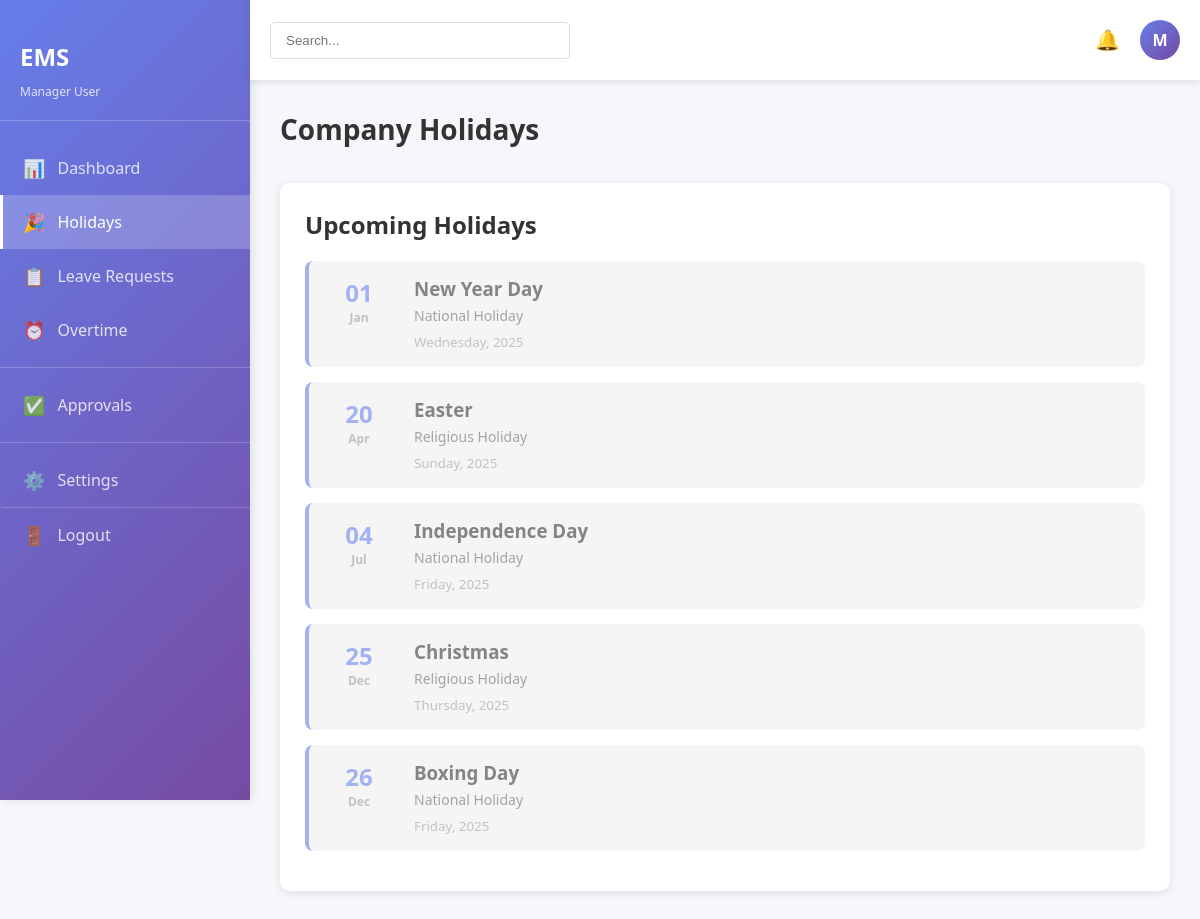
/holidays.php (signed in), run on the app's committed database.
### tables this page shows
CREATE TABLE users (
    id INT PRIMARY KEY AUTO_INCREMENT,
    name VARCHAR(100) NOT NULL,
    email VARCHAR(100) UNIQUE NOT NULL,
    password VARCHAR(255) NOT NULL,
    role ENUM('employee', 'manager', 'admin') DEFAULT 'employee',
    department VARCHAR(100),
    position VARCHAR(100),
    holiday_balance INT DEFAULT 30,
    leave_balance INT DEFAULT 20,
    overtime_hours DECIMAL(8, 2) DEFAULT 0,
    total_leave_days INT DEFAULT 0,
    created_at TIMESTAMP DEFAULT CURRENT_TIMESTAMP,
    updated_at TIMESTAMP DEFAULT CURRENT_TIMESTAMP ON UPDATE CURRENT_TIMESTAMP
);

CREATE TABLE holidays (
    id INT PRIMARY KEY AUTO_INCREMENT,
    name VARCHAR(150) NOT NULL,
    date DATE NOT NULL UNIQUE,
    description TEXT,
    created_at TIMESTAMP DEFAULT CURRENT_TIMESTAMP
);

### holidays.php (the view, shortened to what this page needs)
<?php
include 'config.php';
$stmt = $conn->prepare("SELECT * FROM holidays ORDER BY date ASC");
$stmt->execute();
$holidays = $stmt->get_result();
?>
<!DOCTYPE html>
<html lang="en">
<head>
    <link rel="stylesheet" href="styles.css">
</head>
<body>
    <div class="container">
        <?php include 'sidebar.php'; ?>
        <main class="main-content">
            <?php include 'topbar.php'; ?>
            <div class="content">
                <div class="page-header">
                    <h1>Company Holidays</h1>
                </div>
                <div class="holidays-container">
                    <div class="holidays-list">
                        <h2>Upcoming Holidays</h2>
                        <?php
                        if ($holidays->num_rows > 0) {
                            while ($holiday = $holidays->fetch_assoc()) {
                                $date = new DateTime($holiday['date']);
                                $is_today = $date->format('Y-m-d') === date('Y-m-d');
                                $is_past = $date < new DateTime();
                                $class = '';
                                if ($is_today) $class = 'holiday-today';
                                elseif ($is_past) $class = 'holiday-past';
                                echo "<div class='holiday-card {$class}'>
                                    <div class='holiday-date'>
                                        <div class='day'>" . $date->format('d') . "</div>
                                        <div class='month'>" . $date->format('M') . "</div>
                                    </div>
                                    <div class='holiday-info'>
                                        <h3>" . htmlspecialchars($holiday['name']) . "</h3>
                                        <p>" . htmlspecialchars($holiday['description']) . "</p>
                                        <small>" . $date->format('l, Y') . "</small>
                                    </div>
                                </div>";
                            }
                        } else {
                            echo "<p class='no-data'>No holidays scheduled</p>";
                        }
                        ?>
                    </div>
                </div>
            </div>
        </main>
    </div>
</body>
</html>

### sidebar.php (shortened to what this page needs)
<?php
$current_page = basename($_SERVER['PHP_SELF']);
$role = $_SESSION['role'] ?? 'employee';
$user_id = $_SESSION['user_id'];
$stmt = $conn->prepare("SELECT name FROM users WHERE id = ?");
$stmt->bind_param("i", $user_id);
$stmt->execute();
$user = $stmt->get_result()->fetch_assoc();
?>
<aside class="sidebar">
    <div class="sidebar-header">
        <h2>EMS</h2>
        <p class="user-name"><?php echo htmlspecialchars($user['name'] ?? 'User'); ?></p>
    </div>
    <nav class="nav-menu">
        <a href="index.php" class="nav-link <?php echo $current_page === 'index.php' ? 'active' : ''; ?>">
            <span class="icon">📊</span>
            <span>Dashboard</span>
        </a>
        <a href="holidays.php" class="nav-link <?php echo $current_page === 'holidays.php' ? 'active' : ''; ?>">
            <span class="icon">🎉</span>
            <span>Holidays</span>
        </a>
        <a href="leave.php" class="nav-link <?php echo $current_page === 'leave.php' ? 'active' : ''; ?>">
            <span class="icon">📋</span>
            <span>Leave Requests</span>
        </a>
        <a href="overtime.php" class="nav-link <?php echo $current_page === 'overtime.php' ? 'active' : ''; ?>">
            <span class="icon">⏰</span>
            <span>Overtime</span>
        </a>
        <?php if ($role === 'admin' || $role === 'manager'): ?>
            <hr>
            <a href="approvals.php" class="nav-link <?php echo $current_page === 'approvals.php' ? 'active' : ''; ?>">
                <span class="icon">✅</span>
                <span>Approvals</span>
            </a>
        <?php endif; ?>
        <hr>
        <a href="profile.php" class="nav-link <?php echo $current_page === 'profile.php' ? 'active' : ''; ?>">
            <span class="icon">⚙️</span>
            <span>Settings</span>
        </a>
        <a href="logout.php" class="nav-link logout">
            <span class="icon">🚪</span>
            <span>Logout</span>
        </a>
    </nav>
</aside>

### topbar.php
<header class="top-bar">
    <div class="search-bar">
        <input type="text" placeholder="Search...">
    </div>
    <div class="top-bar-actions">
        <button class="notification-btn">🔔</button>
        <div class="user-avatar">
            <span><?php echo isset($user['name']) ? substr($user['name'], 0, 1) : '?'; ?></span>
        </div>
    </div>
</header>

### styles.css (style rules this page uses)
* { margin: 0; padding: 0; box-sizing: border-box; }
body { font-family: 'Segoe UI', Tahoma, Geneva, Verdana, sans-serif; background-color: #f5f7fa; color: #333; }
.container { display: flex; min-height: 100vh; }
.sidebar { width: 250px; background: linear-gradient(135deg, #667eea 0%, #764ba2 100%); color: white; padding: 20px 0; position: fixed; height: 100vh; overflow-y: auto; box-shadow: 2px 0 10px rgba(0, 0, 0, 0.1); }
.sidebar-header { padding: 20px; border-bottom: 1px solid rgba(255, 255, 255, 0.2); margin-bottom: 20px; }
.sidebar-header h2 { font-size: 24px; margin-bottom: 10px; }
.user-name { font-size: 12px; opacity: 0.8; }
.nav-menu { padding: 0; list-style: none; }
.nav-link { display: flex; align-items: center; padding: 15px 20px; color: rgba(255, 255, 255, 0.8); text-decoration: none; transition: all 0.3s; position: relative; border-left: 3px solid transparent; }
.nav-link.active { background: rgba(255, 255, 255, 0.2); color: white; border-left-color: white; }
.nav-link .icon { margin-right: 12px; font-size: 18px; }
.sidebar hr { border: none; border-top: 1px solid rgba(255, 255, 255, 0.2); margin: 10px 0; }
.nav-link.logout { margin-top: auto; border-top: 1px solid rgba(255, 255, 255, 0.2); }
.main-content { margin-left: 250px; flex: 1; display: flex; flex-direction: column; }
.top-bar { background: white; padding: 20px; display: flex; justify-content: space-between; align-items: center; box-shadow: 0 2px 8px rgba(0, 0, 0, 0.1); position: sticky; top: 0; z-index: 100; }
.search-bar input { padding: 10px 15px; border: 1px solid #ddd; border-radius: 5px; width: 300px; transition: border-color 0.3s; }
.top-bar-actions { display: flex; align-items: center; gap: 20px; }
.notification-btn { background: none; border: none; font-size: 20px; cursor: pointer; transition: transform 0.3s; }
.user-avatar { width: 40px; height: 40px; border-radius: 50%; background: linear-gradient(135deg, #667eea 0%, #764ba2 100%); color: white; display: flex; align-items: center; justify-content: center; font-weight: bold; cursor: pointer; }
.content { padding: 30px; flex: 1; }
.page-header { margin-bottom: 30px; display: flex; justify-content: space-between; align-items: center; }
.page-header h1 { font-size: 28px; color: #333; margin-bottom: 5px; }
.holidays-container { display: grid; gap: 20px; }
.holidays-list { background: white; padding: 25px; border-radius: 10px; box-shadow: 0 2px 8px rgba(0, 0, 0, 0.1); }
.holidays-list h2 { margin-bottom: 20px; color: #333; }
.holiday-card { display: flex; gap: 20px; padding: 15px; background: #f9f9f9; border-radius: 8px; border-left: 4px solid #667eea; margin-bottom: 15px; transition: all 0.3s; }
.holiday-card.holiday-past { opacity: 0.6; background: #f0f0f0; }
.holiday-date { min-width: 70px; text-align: center; font-weight: bold; }
.holiday-date .day { font-size: 24px; color: #667eea; }
.holiday-date .month { font-size: 12px; color: #999; }
.holiday-info h3 { margin-bottom: 5px; color: #333; }
.holiday-info p { font-size: 14px; color: #666; margin-bottom: 5px; }
.holiday-info small { color: #999; }

### data on the page
users: name "Manager User", name "M"
holidays: date "01", date "Jan", name "New Year Day", description "National Holiday", date "Wednesday, 2025"
holidays: date "20", date "Apr", name "Easter", description "Religious Holiday", date "Sunday, 2025"
holidays: date "04", date "Jul", name "Independence Day", description "National Holiday", date "Friday, 2025"
holidays: date "25", date "Dec", name "Christmas", description "Religious Holiday", date "Thursday, 2025"
holidays: date "26", date "Dec", name "Boxing Day", description "National Holiday", date "Friday, 2025"
